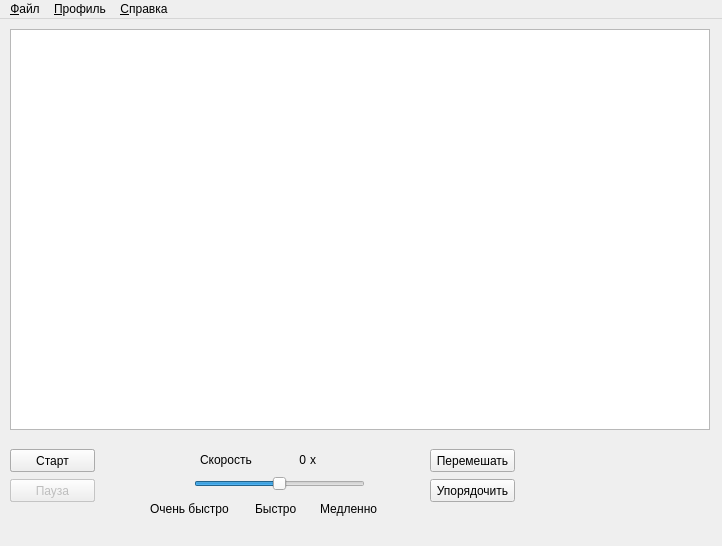
<?xml version="1.0" encoding="UTF-8"?>
<ui version="4.0">
 <class>MainWindow</class>
 <widget class="QMainWindow" name="MainWindow">
  <property name="geometry">
   <rect>
    <x>0</x>
    <y>0</y>
    <width>722</width>
    <height>546</height>
   </rect>
  </property>
  <property name="windowTitle">
   <string>Ханойские башни</string>
  </property>
  <widget class="QWidget" name="container">
   <widget class="QGraphicsView" name="graphicsView">
    <property name="geometry">
     <rect>
      <x>10</x>
      <y>10</y>
      <width>700</width>
      <height>401</height>
     </rect>
    </property>
   </widget>
   <widget class="QPushButton" name="buttonRun">
    <property name="geometry">
     <rect>
      <x>10</x>
      <y>430</y>
      <width>85</width>
      <height>23</height>
     </rect>
    </property>
    <property name="toolTip">
     <string>Нажмите, чтобы запустить программу</string>
    </property>
    <property name="text">
     <string>Старт</string>
    </property>
    <property name="checkable">
     <bool>false</bool>
    </property>
   </widget>
   <widget class="QSlider" name="speedSlider">
    <property name="geometry">
     <rect>
      <x>194</x>
      <y>455</y>
      <width>171</width>
      <height>20</height>
     </rect>
    </property>
    <property name="minimum">
     <number>30</number>
    </property>
    <property name="maximum">
     <number>100000</number>
    </property>
    <property name="singleStep">
     <number>10</number>
    </property>
    <property name="pageStep">
     <number>300</number>
    </property>
    <property name="value">
     <number>50000</number>
    </property>
    <property name="sliderPosition">
     <number>50000</number>
    </property>
    <property name="tracking">
     <bool>true</bool>
    </property>
    <property name="orientation">
     <enum>Qt::Horizontal</enum>
    </property>
   </widget>
   <widget class="QLabel" name="labelSpeed">
    <property name="geometry">
     <rect>
      <x>200</x>
      <y>430</y>
      <width>61</width>
      <height>21</height>
     </rect>
    </property>
    <property name="text">
     <string>Скорость</string>
    </property>
   </widget>
   <widget class="QLabel" name="labelSpeedView">
    <property name="geometry">
     <rect>
      <x>255</x>
      <y>430</y>
      <width>51</width>
      <height>21</height>
     </rect>
    </property>
    <property name="text">
     <string>0</string>
    </property>
    <property name="alignment">
     <set>Qt::AlignRight|Qt::AlignTrailing|Qt::AlignVCenter</set>
    </property>
   </widget>
   <widget class="QLabel" name="labelSpeedMeasure">
    <property name="geometry">
     <rect>
      <x>310</x>
      <y>430</y>
      <width>31</width>
      <height>21</height>
     </rect>
    </property>
    <property name="text">
     <string>х</string>
    </property>
   </widget>
   <widget class="QPushButton" name="buttonPause">
    <property name="enabled">
     <bool>false</bool>
    </property>
    <property name="geometry">
     <rect>
      <x>10</x>
      <y>460</y>
      <width>85</width>
      <height>23</height>
     </rect>
    </property>
    <property name="toolTip">
     <string>Нажмите, чтобы приостановить программу</string>
    </property>
    <property name="text">
     <string>Пауза</string>
    </property>
    <property name="checkable">
     <bool>false</bool>
    </property>
   </widget>
   <widget class="QPushButton" name="buttonStop">
    <property name="geometry">
     <rect>
      <x>10</x>
      <y>430</y>
      <width>85</width>
      <height>23</height>
     </rect>
    </property>
    <property name="toolTip">
     <string>Нажмите, чтобы остановить программу</string>
    </property>
    <property name="text">
     <string>Стоп</string>
    </property>
    <property name="checkable">
     <bool>false</bool>
    </property>
   </widget>
   <widget class="QPushButton" name="buttonResume">
    <property name="enabled">
     <bool>true</bool>
    </property>
    <property name="geometry">
     <rect>
      <x>10</x>
      <y>460</y>
      <width>85</width>
      <height>23</height>
     </rect>
    </property>
    <property name="toolTip">
     <string>Нажмите, чтобы продолжить выполнение программы</string>
    </property>
    <property name="text">
     <string>Продолжить</string>
    </property>
    <property name="checkable">
     <bool>false</bool>
    </property>
   </widget>
   <widget class="QLabel" name="label">
    <property name="geometry">
     <rect>
      <x>150</x>
      <y>480</y>
      <width>91</width>
      <height>20</height>
     </rect>
    </property>
    <property name="text">
     <string>Очень быстро</string>
    </property>
   </widget>
   <widget class="QLabel" name="label_2">
    <property name="geometry">
     <rect>
      <x>320</x>
      <y>480</y>
      <width>71</width>
      <height>20</height>
     </rect>
    </property>
    <property name="text">
     <string>Медленно</string>
    </property>
   </widget>
   <widget class="QLabel" name="label_3">
    <property name="geometry">
     <rect>
      <x>255</x>
      <y>480</y>
      <width>51</width>
      <height>20</height>
     </rect>
    </property>
    <property name="text">
     <string>Быстро</string>
    </property>
   </widget>
   <widget class="QPushButton" name="buttonShuffle">
    <property name="geometry">
     <rect>
      <x>430</x>
      <y>430</y>
      <width>85</width>
      <height>23</height>
     </rect>
    </property>
    <property name="toolTip">
     <string>Нажмите, чтобы перемешать кольца</string>
    </property>
    <property name="text">
     <string>Перемешать</string>
    </property>
    <property name="checkable">
     <bool>false</bool>
    </property>
   </widget>
   <widget class="QPushButton" name="buttonSort">
    <property name="geometry">
     <rect>
      <x>430</x>
      <y>460</y>
      <width>85</width>
      <height>23</height>
     </rect>
    </property>
    <property name="toolTip">
     <string>Нажмите, чтобы упорядочить кольца</string>
    </property>
    <property name="text">
     <string>Упорядочить</string>
    </property>
    <property name="checkable">
     <bool>false</bool>
    </property>
   </widget>
   <zorder>buttonStop</zorder>
   <zorder>buttonResume</zorder>
   <zorder>graphicsView</zorder>
   <zorder>speedSlider</zorder>
   <zorder>labelSpeed</zorder>
   <zorder>labelSpeedView</zorder>
   <zorder>labelSpeedMeasure</zorder>
   <zorder>buttonPause</zorder>
   <zorder>buttonRun</zorder>
   <zorder>label</zorder>
   <zorder>label_2</zorder>
   <zorder>label_3</zorder>
   <zorder>buttonShuffle</zorder>
   <zorder>buttonSort</zorder>
  </widget>
  <widget class="QMenuBar" name="menubar">
   <property name="geometry">
    <rect>
     <x>0</x>
     <y>0</y>
     <width>722</width>
     <height>21</height>
    </rect>
   </property>
   <widget class="QMenu" name="menuFile">
    <property name="title">
     <string>&amp;Файл</string>
    </property>
    <addaction name="actionLoad"/>
    <addaction name="actionSave"/>
    <addaction name="separator"/>
    <addaction name="actionQuit"/>
   </widget>
   <widget class="QMenu" name="menuProfile">
    <property name="title">
     <string>&amp;Профиль</string>
    </property>
    <addaction name="actionEdit"/>
   </widget>
   <widget class="QMenu" name="menuAbout">
    <property name="title">
     <string>&amp;Справка</string>
    </property>
    <addaction name="actionProgramme"/>
    <addaction name="actionAuthor"/>
   </widget>
   <addaction name="menuFile"/>
   <addaction name="menuProfile"/>
   <addaction name="menuAbout"/>
  </widget>
  <action name="actionLoad">
   <property name="text">
    <string>&amp;Загрузить профиль</string>
   </property>
   <property name="shortcut">
    <string>Ctrl+O</string>
   </property>
  </action>
  <action name="actionSave">
   <property name="text">
    <string>&amp;Сохранить профиль</string>
   </property>
   <property name="shortcut">
    <string>Ctrl+S</string>
   </property>
  </action>
  <action name="actionQuit">
   <property name="text">
    <string>&amp;Выход</string>
   </property>
   <property name="shortcut">
    <string>Ctrl+Q</string>
   </property>
  </action>
  <action name="actionEdit">
   <property name="text">
    <string>&amp;Изменить...</string>
   </property>
  </action>
  <action name="actionProgramme">
   <property name="text">
    <string>&amp;О программе</string>
   </property>
   <property name="shortcut">
    <string>F1</string>
   </property>
  </action>
  <action name="actionAuthor">
   <property name="text">
    <string>Об &amp;авторе</string>
   </property>
  </action>
 </widget>
 <resources/>
 <connections>
  <connection>
   <sender>actionQuit</sender>
   <signal>triggered()</signal>
   <receiver>MainWindow</receiver>
   <slot>close()</slot>
   <hints>
    <hint type="sourcelabel">
     <x>-1</x>
     <y>-1</y>
    </hint>
    <hint type="destinationlabel">
     <x>360</x>
     <y>272</y>
    </hint>
   </hints>
  </connection>
 </connections>
</ui>
